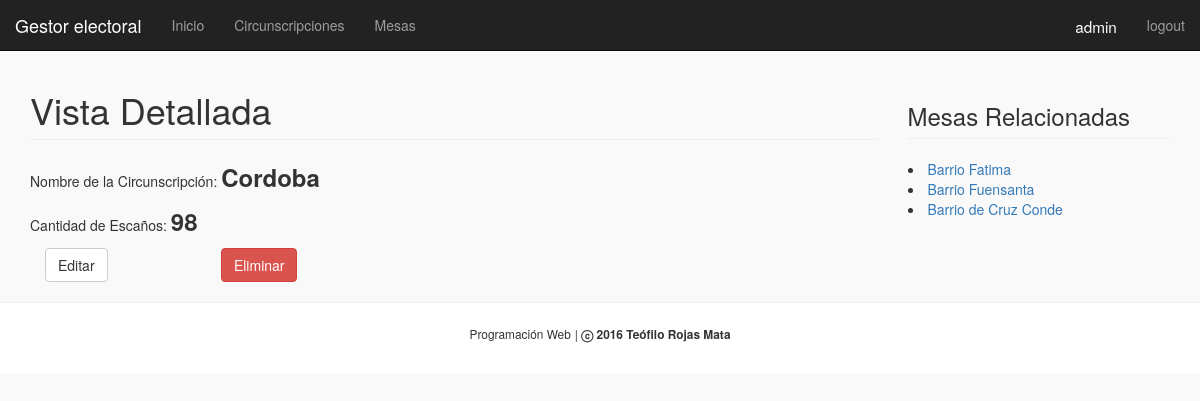
Screenshot of /eleccion/circunscripcion/vistaDetallada/1 (signed in) with the database file from the repository.
### eleccion/models.py (models this page shows, shortened)
class Circunscripcion(models.Model):
	nombre = models.CharField(max_length = 144, default = "nombre")
	nEscanos = models.IntegerField(blank=True)
	class Meta:
		ordering = ['nombre']

class Mesa(models.Model):
	nombre = models.CharField(max_length = 144, default = "nombre")
	circunscripcion = models.ForeignKey(Circunscripcion)
	class Meta:
		ordering = ['circunscripcion', 'nombre']

### eleccion/views.py (the view)
# urls.py: url(r'^circunscripcion/vistaDetallada/(?P<pk>.*)$', views.CircunscripcionDetalle.as_view(), name='circunscripcion_detalle_url'),
class CircunscripcionDetalle(DetailView):
    model = Circunscripcion
    template_name = 'eleccion/vistaDetallada.html'
    def get_context_data(self, **kwargs):
        context = super(CircunscripcionDetalle, self).get_context_data(**kwargs)
        context['listadoMesas'] = Mesa.objects.filter(circunscripcion=self.kwargs['pk'])
        return context

### templates/eleccion/vistaDetallada.html
{% extends "eleccion/base.html" %}
    {% block content %}
    	<div class="row">
        	<div class="col-md-9">
				<h1 class="page-header">Vista Detallada</h1>
				<p>Nombre de la Circunscripción:  <strong style="font-size:24px"> {{ circunscripcion.nombre }}</strong></p>
				<p>Cantidad de Escaños:  <strong style="font-size:24px">{{ circunscripcion.nEscanos }} </strong></p>
  				<div class="col-md-4">
			    	{% if user.is_authenticated %}
						<a href="{% url 'editar_url' circunscripcion.id %}" class="btn btn-default">Editar</a>
						<a href="{% url 'eliminar_url' circunscripcion.id %}" class="btn btn-danger" style="float:right">Eliminar</a>
					{% endif %}
				</div>
			</div>
        	<div class="col-md-3">
				<h3 class="page-header" style="padding-top: 13px;">Mesas Relacionadas</h3>
				{% if listadoMesas%}
					{% for x in listadoMesas %}
					 	<li><a href ="{% url 'mesa_detalle_url' x.pk %}">{{x.nombre}}</a></li>
					{% endfor %}
				{% else %}
					<p>La circunscripción de {{circunscripcion.nombre}} por el momento no tiene mesas asociadas</p>
				{% endif %}
			</div>
		</div>
    {% endblock %}

### templates/eleccion/base.html (shortened to what this page needs)
<!DOCTYPE html>
{% load staticfiles %}
<html lang="es">
    <head>
        <link rel="stylesheet" href="{% static 'css/main.css' %}">
        <link rel="stylesheet" href="{% static 'bootstrap/css/bootstrap.css' %}">
    </head>
    <body>
    <nav class="navbar navbar-inverse navbar-fixed-top">
        <div class="navbar-header">
          <a class="navbar-brand" href="{% url 'index' %}">Gestor electoral</a>
        </div>
        <div id="navbar" class="collapse navbar-collapse">
          <ul class="nav navbar-nav">
            <li><a href="{% url 'index' %}">Inicio</a></li>
            <li><a href="{% url 'circunscripcion_url' %}">Circunscripciones</a></li>
            <li><a href="{% url 'mesa_url' %}">Mesas</a></li>
          </ul>
          <ul class="nav navbar-nav navbar-right">
               {% if user.is_authenticated %}
                    <li class="navbar-brand" style="color:white"><small>{{ user.username }}</small></li>
                    <li><a href="/eleccion/logout/">logout</a></li>
                {% else%}
                    <li class="navbar-brand" style="color:white"><small>Anónimo</small></li>
                    <li><a href="/eleccion/login/">login</a></li>
                {% endif %}
          </ul>
        </div>
    </nav>
        <div class="container">
          <div class="starter-template">
            {% block content %}
            {% endblock content %}
          </div>
        </div>
    </body>
    <footer>
        <hr>
        <p style="text-align: center;">
            <small>Programación Web</small>
            <small> | </small>
            <small><strong>ⓒ 2016 Teófilo Rojas Mata</strong></small>
        </p>
    </footer>
</html>

### static/css/main.css (style rules this page uses)
.container { padding-top: 50px; }
.navbar-right { margin-right: 0px !important; }
footer { background-color: white; padding-bottom: 20px; }
body { background-color: #f9f9f9 !important; }

### rows the page displays
Circunscripcion: nombre "Cordoba", nEscanos "98"
Mesa: nombre "Barrio Fatima"
Mesa: nombre "Barrio Fuensanta"
Mesa: nombre "Barrio de Cruz Conde"

### other values shown
{{ user.username }} "admin"
